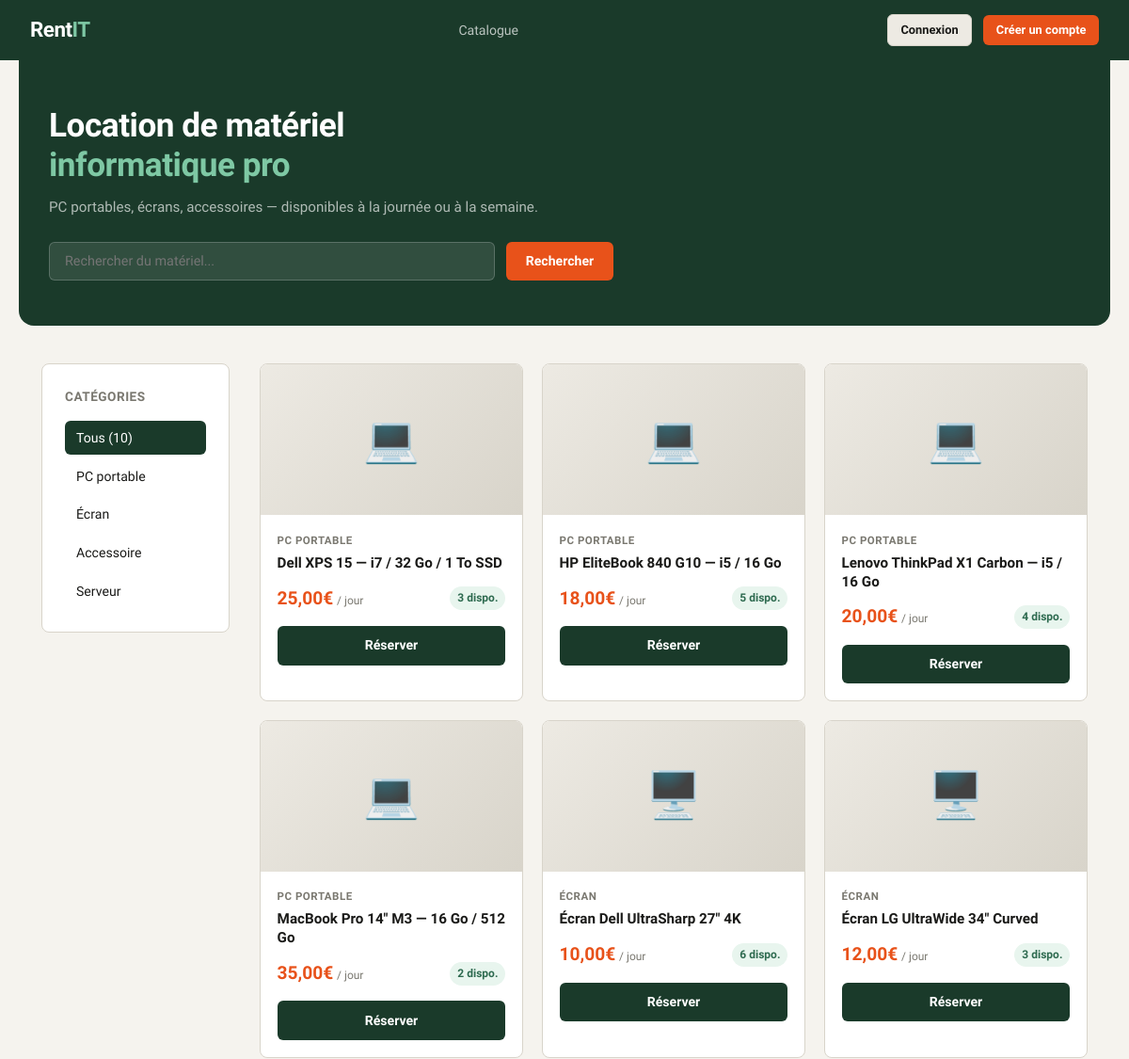
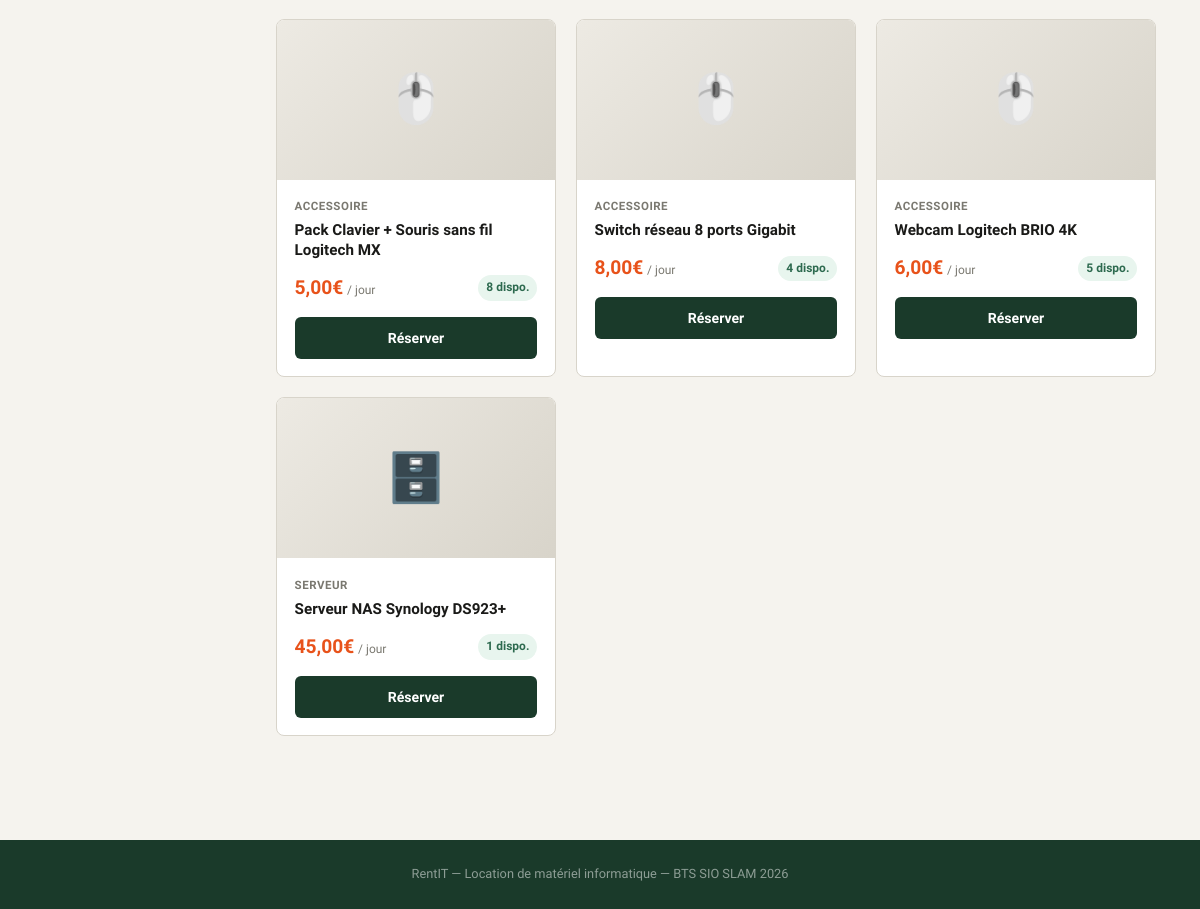
The page / on the database its author committed (2 pictures, top to bottom).
### tables this page shows
CREATE TABLE IF NOT EXISTS `produits` (
  `id` int NOT NULL AUTO_INCREMENT,
  `nom` varchar(200) NOT NULL,
  `description` text NOT NULL,
  `categorie` enum('PC portable','Écran','Accessoire','Serveur','Autre') DEFAULT 'Autre',
  `prix_jour` decimal(8,2) NOT NULL,
  `stock` int NOT NULL DEFAULT '1',
  `image` varchar(255) DEFAULT 'default.jpg',
  `disponible` tinyint(1) DEFAULT '1',
  `created_at` datetime DEFAULT CURRENT_TIMESTAMP,
  PRIMARY KEY (`id`)
);

### includes/auth.php (called while the page is built, shortened)
<?php
function isLoggedIn(): bool { return isset($_SESSION['user_id']); }

### index.php (the view, shortened to what this page needs)
<?php
require_once __DIR__ . '/includes/auth.php';
require_once __DIR__ . '/config/db.php';
$categorie = $_GET['categorie'] ?? '';
$search    = trim($_GET['search'] ?? '');
$where  = ['p.disponible = 1'];
$params = [];
$sql = 'SELECT p.*,
    (SELECT COUNT(*) FROM reservations r
     WHERE r.produit_id = p.id
     AND r.statut IN ("confirmée","en_cours")
     AND r.date_fin >= CURDATE()) AS reservations_actives
    FROM produits p
    WHERE ' . implode(' AND ', $where) . '
    ORDER BY p.categorie, p.nom';
$stmt = $pdo->prepare($sql);
$stmt->execute($params);
$produits = $stmt->fetchAll();
$categories = ['PC portable', 'Écran', 'Accessoire', 'Serveur', 'Autre'];
require_once __DIR__ . '/includes/header.php';
?>
<div style="background: var(--accent); margin: -2.5rem -1.5rem 2.5rem; padding: 3rem 2rem; border-radius: 0 0 16px 16px;">
    <div style="max-width: 600px;">
        <h1 style="font-family:'Clash Display',sans-serif; font-weight:700; font-size:2.2rem; color:#fff; letter-spacing:-0.5px; line-height:1.2;">
            Location de matériel<br><span style="color:#7ec8a4;">informatique pro</span>
        </h1>
        <p style="color:rgba(255,255,255,0.65); margin-top:0.75rem; font-size:0.95rem;">PC portables, écrans, accessoires — disponibles à la journée ou à la semaine.</p>
        <form method="GET" style="display:flex; gap:0.75rem; margin-top:1.5rem; flex-wrap:wrap;">
            <input type="text" name="search" value="<?= htmlspecialchars($search) ?>" placeholder="Rechercher du matériel..." style="flex:1; min-width:220px; background:rgba(255,255,255,0.1); border:1px solid rgba(255,255,255,0.2); color:#fff; border-radius:6px; padding:0.7rem 1rem; font-family:'Bricolage Grotesque',sans-serif; font-size:0.9rem; outline:none;">
            <button type="submit" class="btn btn-primary">Rechercher</button>
        </form>
    </div>
</div>
<div style="display:flex; gap:2rem; align-items:flex-start;">
    <div style="width:200px; flex-shrink:0;">
        <div class="card">
            <div style="font-family:'Clash Display',sans-serif; font-weight:600; font-size:0.85rem; text-transform:uppercase; letter-spacing:0.5px; color:var(--muted); margin-bottom:0.85rem;">Catégories</div>
            <div style="display:flex; flex-direction:column; gap:0.25rem;">
                <a href="/rentit/index.php<?= $search ? '?search='.urlencode($search) : '' ?>"
                   style="padding:0.45rem 0.75rem; border-radius:6px; text-decoration:none; font-size:0.88rem; font-weight:500; <?= !$categorie ? 'background:var(--accent); color:#fff;' : 'color:var(--text);' ?>">
                    Tous (<?= count($produits) ?>)
                </a>
                <?php foreach ($categories as $cat):
                    $countCat = count(array_filter($produits, fn($p) => $p['categorie'] === $cat));
                    if (!$countCat && $categorie !== $cat) continue;
                ?>
                <a href="/rentit/index.php?categorie=<?= urlencode($cat) ?><?= $search ? '&search='.urlencode($search) : '' ?>"
                   style="padding:0.45rem 0.75rem; border-radius:6px; text-decoration:none; font-size:0.88rem; font-weight:500; <?= $categorie === $cat ? 'background:var(--accent); color:#fff;' : 'color:var(--text);' ?>">
                    <?= htmlspecialchars($cat) ?>
                </a>
                <?php endforeach; ?>
            </div>
        </div>
    </div>
    <div style="flex:1;">
        <?php if (empty($produits)): ?>
            <div class="card" style="text-align:center; padding:3rem; color:var(--muted);">
                <div style="font-size:3rem; margin-bottom:1rem;">📦</div>
                <p>Aucun produit trouvé pour votre recherche.</p>
                <a href="/rentit/index.php" class="btn btn-dark" style="margin-top:1rem;">Voir tout le catalogue</a>
            </div>
        <?php else: ?>
        <div style="display:grid; grid-template-columns:repeat(auto-fill, minmax(240px, 1fr)); gap:1.25rem;">
            <?php foreach ($produits as $p):
                $dispo = $p['stock'] - $p['reservations_actives'];
                $dispo = max(0, $dispo);
            ?>
            <div class="card" style="padding:0; overflow:hidden; transition:box-shadow 0.2s; cursor:pointer;" onmouseover="this.style.boxShadow='0 8px 30px rgba(0,0,0,0.1)'" onmouseout="this.style.boxShadow=''">
                <div style="height:160px; background: linear-gradient(135deg, var(--surface) 0%, var(--border) 100%); display:flex; align-items:center; justify-content:center;">
                    <span style="font-size:3rem;">
                        <?php
                        $icons = ['PC portable' => '💻', 'Écran' => '🖥️', 'Accessoire' => '🖱️', 'Serveur' => '🗄️', 'Autre' => '📦'];
                        echo $icons[$p['categorie']] ?? '📦';
                        ?>
                    </span>
                </div>
                <div style="padding:1.1rem;">
                    <div style="font-size:0.72rem; text-transform:uppercase; letter-spacing:0.5px; color:var(--muted); font-weight:600; margin-bottom:0.35rem;"><?= htmlspecialchars($p['categorie']) ?></div>
                    <h3 style="font-family:'Clash Display',sans-serif; font-weight:600; font-size:0.95rem; line-height:1.3; margin-bottom:0.75rem;"><?= htmlspecialchars($p['nom']) ?></h3>
                    <div style="display:flex; align-items:center; justify-content:space-between; margin-bottom:0.85rem;">
                        <div>
                            <span style="font-family:'Clash Display',sans-serif; font-size:1.2rem; font-weight:700; color:var(--cta);"><?= number_format($p['prix_jour'], 2, ',', ' ') ?>€</span>
                            <span style="color:var(--muted); font-size:0.75rem;"> / jour</span>
                        </div>
                        <span style="font-size:0.75rem; padding:3px 8px; border-radius:20px; font-weight:600;
                            <?= $dispo > 0 ? 'background:#e8f5ee; color:#2d6a4f;' : 'background:#fdf0ee; color:#c0392b;' ?>">
                            <?= $dispo > 0 ? $dispo . ' dispo.' : 'Indisponible' ?>
                        </span>
                    </div>
                    <a href="/rentit/produit.php?id=<?= $p['id'] ?>" class="btn <?= $dispo > 0 ? 'btn-dark' : 'btn-secondary' ?>" style="width:100%; justify-content:center;">
                        <?= $dispo > 0 ? 'Réserver' : 'Voir le détail' ?>
                    </a>
                </div>
            </div>
            <?php endforeach; ?>
        </div>
        <?php endif; ?>
    </div>
</div>
<?php require_once __DIR__ . '/includes/footer.php'; ?>

### includes/header.php (shortened to what this page needs)
<?php
require_once __DIR__ . '/../includes/auth.php';
$user  = getCurrentUser();
?>
<!DOCTYPE html>
<html lang="fr">
<head>
</head>
<body>
<nav>
    <a href="/rentit/index.php" class="nav-brand">Rent<span>IT</span></a>
    <?php if (isLoggedIn()): ?>
    <div class="nav-links">
        <a href="/rentit/index.php">Catalogue</a>
        <a href="/rentit/compte.php">Mes réservations</a>
        <?php if (isAdmin()): ?>
        <a href="/rentit/admin/index.php">Administration</a>
        <?php endif; ?>
    </div>
    <div class="nav-right">
        <?php if (isAdmin()): ?><span class="badge-admin">Admin</span><?php endif; ?>
        <span class="nav-user-name"><?= htmlspecialchars($user['nom']) ?></span>
        <a href="/rentit/logout.php" class="btn btn-secondary btn-sm">Déconnexion</a>
    </div>
    <?php else: ?>
    <div class="nav-links">
        <a href="/rentit/index.php">Catalogue</a>
    </div>
    <div class="nav-right">
        <a href="/rentit/login.php" class="btn btn-secondary btn-sm">Connexion</a>
        <a href="/rentit/register.php" class="btn btn-primary btn-sm">Créer un compte</a>
    </div>
    <?php endif; ?>
</nav>
<main>

### includes/footer.php (shortened to what this page needs)
</main>
<footer style="background: var(--accent); color: rgba(255,255,255,0.5); text-align:center; padding: 1.5rem; font-size:0.8rem; margin-top:4rem;">
    RentIT — Location de matériel informatique &mdash; BTS SIO SLAM <?= date('Y') ?>
</footer>
</body>
</html>

### includes/header.php (style rules this page uses)
*, *::before, *::after { box-sizing: border-box; margin: 0; padding: 0; }
:root { --bg: #f5f3ee; --white: #ffffff; --surface: #edeae3; --border: #d8d4ca; --text: #1a1a18; --muted: #7a7870; --accent: #1a3a2a; --accent2: #2d6a4f; --cta: #e8521a; --cta-h: #cc4515; --success: #2d6a4f; --warning: #c68b2a; --danger: #c0392b; --info: #1a4a6a; --radius: 8px; }
body { font-family: 'Bricolage Grotesque', sans-serif; background: var(--bg); color: var(--text); min-height: 100vh; font-size: 15px; line-height: 1.6; }
nav { background: var(--accent); padding: 0 2rem; display: flex; align-items: center; justify-content: space-between; height: 64px; position: sticky; top: 0; z-index: 100; }
.nav-brand { font-family: 'Clash Display', sans-serif; font-weight: 700; font-size: 1.4rem; color: #fff; text-decoration: none; letter-spacing: -0.5px; }
.nav-brand span { color: #7ec8a4; }
.nav-links { display: flex; align-items: center; gap: 0.2rem; }
.nav-links a { color: rgba(255,255,255,0.7); text-decoration: none; padding: 0.45rem 1rem; border-radius: 6px; font-size: 0.88rem; font-weight: 500; transition: all 0.15s; }
.nav-right { display: flex; align-items: center; gap: 0.75rem; }
main { max-width: 1160px; margin: 0 auto; padding: 2.5rem 1.5rem; }
.card { background: var(--white); border: 1px solid var(--border); border-radius: var(--radius); padding: 1.5rem; }
input[type="text"], input[type="email"], input[type="password"], input[type="date"], input[type="tel"], input[type="number"], textarea, select { width: 100%; background: var(--bg); border: 1px solid var(--border); border-radius: 6px; color: var(--text); padding: 0.65rem 0.9rem; font-family: 'Bricolage Grotesque', sans-serif; font-size: 0.92rem; transition: border-color 0.15s; outline: none; }
.btn { display: inline-flex; align-items: center; gap: 0.4rem; padding: 0.6rem 1.3rem; border-radius: 6px; border: none; cursor: pointer; font-family: 'Bricolage Grotesque', sans-serif; font-weight: 600; font-size: 0.88rem; text-decoration: none; transition: all 0.15s; }
.btn-primary { background: var(--cta); color: #fff; }
.btn-dark { background: var(--accent); color: #fff; }
.btn-secondary { background: var(--surface); color: var(--text); border: 1px solid var(--border); }
.btn-sm { padding: 0.35rem 0.85rem; font-size: 0.8rem; }

### rows shown on the page
produits: categorie "💻", categorie "PC PORTABLE", nom "Dell XPS 15 — i7 / 32 Go / 1 To SSD", prix_jour "25,00", stock "3", shows "Réserver"
produits: categorie "💻", categorie "PC PORTABLE", nom "HP EliteBook 840 G10 — i5 / 16 Go", prix_jour "18,00", stock "5", shows "Réserver"
produits: categorie "💻", categorie "PC PORTABLE", nom "Lenovo ThinkPad X1 Carbon — i5 / 16 Go", prix_jour "20,00", stock "4", shows "Réserver"
produits: categorie "💻", categorie "PC PORTABLE", nom "MacBook Pro 14\" M3 — 16 Go / 512 Go", prix_jour "35,00", stock "2", shows "Réserver"
produits: categorie "🖥️", categorie "ÉCRAN", nom "Écran Dell UltraSharp 27\" 4K", prix_jour "10,00", stock "6", shows "Réserver"
produits: categorie "🖥️", categorie "ÉCRAN", nom "Écran LG UltraWide 34\" Curved", prix_jour "12,00", stock "3", shows "Réserver"
produits: categorie "🖱️", categorie "ACCESSOIRE", nom "Pack Clavier + Souris sans fil Logitech MX", prix_jour "5,00", stock "8", shows "Réserver"
produits: categorie "🖱️", categorie "ACCESSOIRE", nom "Switch réseau 8 ports Gigabit", prix_jour "8,00", stock "4", shows "Réserver"
produits: categorie "🖱️", categorie "ACCESSOIRE", nom "Webcam Logitech BRIO 4K", prix_jour "6,00", stock "5", shows "Réserver"
produits: categorie "🗄️", categorie "SERVEUR", nom "Serveur NAS Synology DS923+", prix_jour "45,00", stock "1", shows "Réserver"

### other values the page prints
count($produits) "10"
$cat "PC portable"
$cat "Écran"
$cat "Accessoire"
$cat "Serveur"
